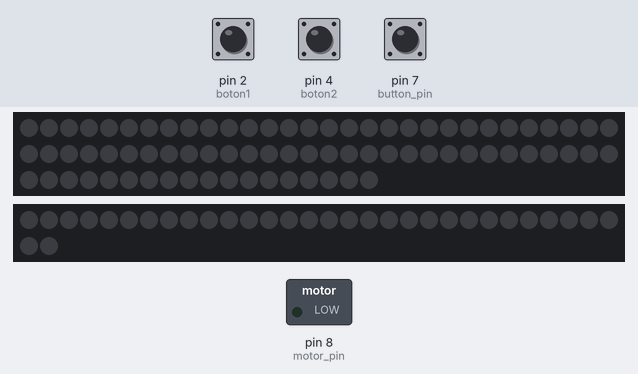
The sketch below on a simulated Arduino Uno, built with avr-gcc and run on an emulated ATmega328P. Parts: 78 RGB LEDs in strip order, left to right, continuing on the next row, 32 RGB LEDs in strip order, left to right, continuing on the next row, switched loads named in the sketch (green lamp = pin HIGH). Inputs (shaded band) come from the test bench; at power-on: pin 2 (boton1) HIGH, pin 4 (boton2) HIGH, pin 7 (button_pin) LOW. Dim RGB values are drawn brighter than linear; what the sketch prints to the serial monitor is not drawn.

Above: at 1.2 s.
1.3 s: pin 2 (boton1) pulled LOW for 0.15 s
At 1.66 s:
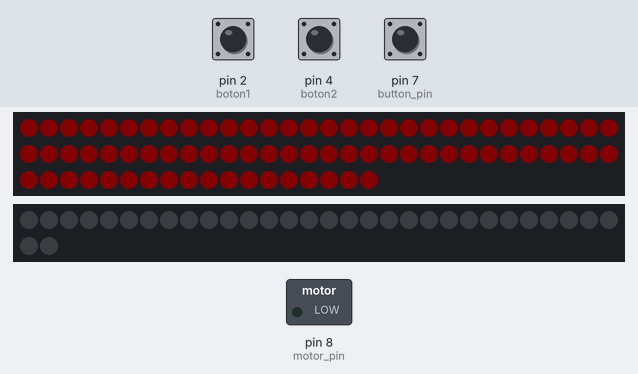
2.0 s: pin 4 (boton2) pulled LOW for 0.15 s
At 2.28 s:
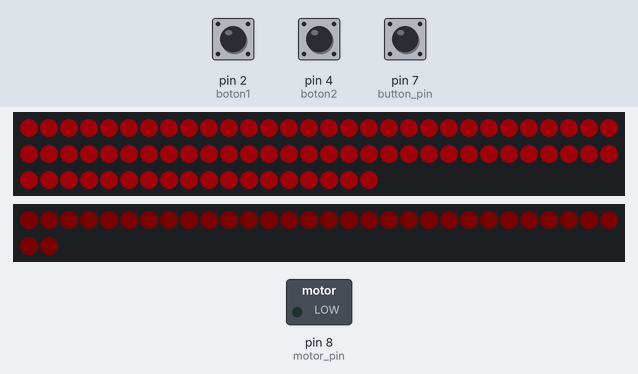
2.7 s: pin 2 (boton1) pulled LOW for 3.2 s
At 6.47 s:
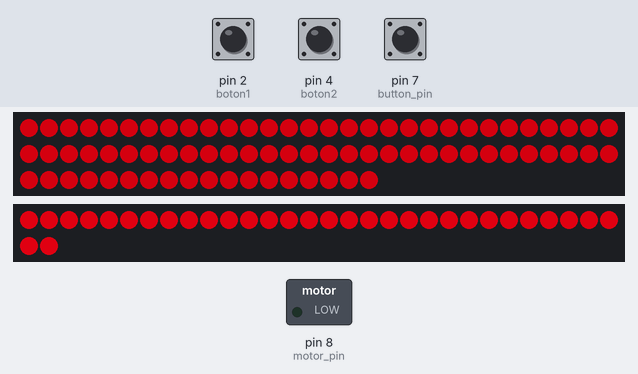
6.5 s: pin 7 (button_pin) pulled HIGH for 0.15 s
7.2 s: pin 7 (button_pin) pulled HIGH for 1 s
At 8.8 s:
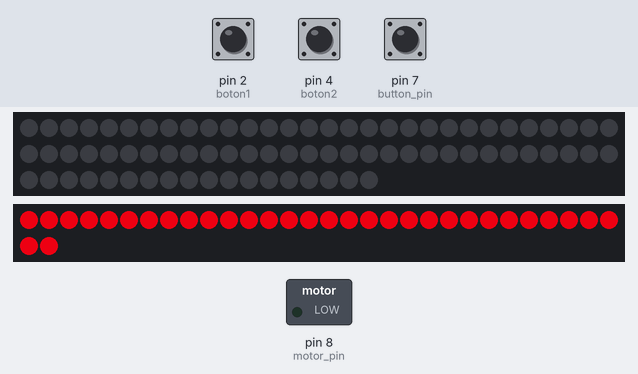
9.7 s: pin 4 (boton2) pulled LOW for 3.2 s
Timing chart, 0 to 12.7 s (numbered marks = the images above; inputs shaded):
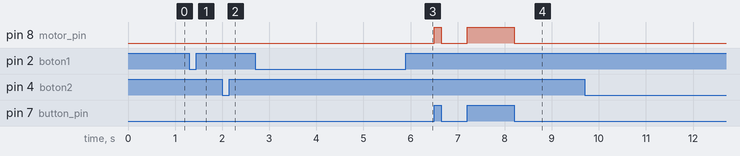

The sketch:

Nomia_Codigo.ino
```cpp
#include <Adafruit_NeoPixel.h>

// Pines de los WS2813
#define PIN_TORSO 9
#define PIN_CABEZA 10

// Cantidad de LEDs
#define NUM_LEDS_TORSO 78
#define NUM_LEDS_CABEZA 32

// Objetos NeoPixel
Adafruit_NeoPixel stripTorso(NUM_LEDS_TORSO, PIN_TORSO, NEO_GRB + NEO_KHZ800);
Adafruit_NeoPixel stripCabeza(NUM_LEDS_CABEZA, PIN_CABEZA, NEO_GRB + NEO_KHZ800);

// Color único para ambas tiras (modifica aquí el color deseado)
const int COLOR_R = 200;  // Rojo
const int COLOR_G = 0;  // Verde
const int COLOR_B = 15;   // Azul

// Botones
const int boton1 = 2; // Torso
const int boton2 = 4; // Cabeza
const int button_pin = 7;
const int motor_pin = 8;

unsigned long tiempoInicio1 = 0;
unsigned long tiempoInicio2 = 0;

unsigned long tiempoFade1 = 0;
unsigned long tiempoFade2 = 0;

bool estadoBoton1Actual = HIGH;
bool estadoBoton1Anterior = HIGH;
bool estadoBoton2Actual = HIGH;
bool estadoBoton2Anterior = HIGH;

int button_state;

unsigned long duracion1 = 0;
unsigned long duracion2 = 0;

enum EstadoTorso { APAGADO, ENCENDIENDO, CICLO, ESPECIAL, APAGANDO };
EstadoTorso estadoTorso = APAGADO;

enum EstadoCabeza { APAGADO_CABEZA, ENCENDIENDO_CABEZA, APAGANDO_CABEZA };
EstadoCabeza estadoCabeza = APAGADO_CABEZA;

int brilloLed1 = 0;
int brilloLed2 = 0;

const unsigned long debounceDelay = 50;
unsigned long ultimoCambioBoton1 = 0;
unsigned long ultimoCambioBoton2 = 0;

const unsigned long velocidadFadeEncendidoTorso = 100;
const unsigned long velocidadFadeEncendidoTorso2 = 10;
const unsigned long velocidadFadeApagadoTorso = 50;
const unsigned long velocidadFadeApagadoTorso2 = 50;
const int pasoFadeTorso = 5;
const unsigned long velocidadFadeEncendidoCabeza = 100;
const unsigned long velocidadFadeApagadoCabeza = 50;
const int pasoFadeCabeza = 5;

void setup() {
  stripTorso.begin();
  stripTorso.show();
  stripCabeza.begin();
  stripCabeza.show();

  pinMode(boton1, INPUT_PULLUP);
  pinMode(boton2, INPUT_PULLUP);
  pinMode(button_pin, INPUT);
  pinMode(motor_pin, OUTPUT);

  Serial.begin(9600);
}

void loop() {
  unsigned long ahora = millis();

  bool lecturaBoton1 = digitalRead(boton1);
  bool lecturaBoton2 = digitalRead(boton2);

  if (lecturaBoton1 != estadoBoton1Anterior) {
    ultimoCambioBoton1 = ahora;
  }
  if ((ahora - ultimoCambioBoton1) > debounceDelay) {
    if (lecturaBoton1 != estadoBoton1Actual) {
      estadoBoton1Actual = lecturaBoton1;
      if (estadoBoton1Actual == LOW) {
        tiempoInicio1 = ahora;
      } else {
        duracion1 = ahora - tiempoInicio1;
        procesarBoton1();
      }
    }
  }
  estadoBoton1Anterior = lecturaBoton1;

  if (lecturaBoton2 != estadoBoton2Anterior) {
    ultimoCambioBoton2 = ahora;
  }
  if ((ahora - ultimoCambioBoton2) > debounceDelay) {
    if (lecturaBoton2 != estadoBoton2Actual) {
      estadoBoton2Actual = lecturaBoton2;
      if (estadoBoton2Actual == LOW) {
        tiempoInicio2 = ahora;
      } else {
        duracion2 = ahora - tiempoInicio2;
        procesarBoton2();
      }
    }
  }
  estadoBoton2Anterior = lecturaBoton2;

  if (estadoBoton1Actual == LOW && estadoBoton2Actual == LOW) {
    estadoTorso = ESPECIAL;
  }

  actualizarTorso(ahora);
  actualizarCabeza(ahora);

  button_state = digitalRead(button_pin);  // read button state
  if(button_state == HIGH){           // if button is pushed
    digitalWrite(motor_pin,HIGH);     // turn motor on
    Serial.println("ON");
  }
  else{                               // if button is not pushed
    digitalWrite(motor_pin,LOW);     // turn motor off
    Serial.println("OFF");
  }
}

void procesarBoton1() {
  if (estadoBoton2Actual == LOW) return;

  if (duracion1 >= 2000) {
    estadoTorso = APAGANDO;
  } else if (estadoTorso == APAGADO) {
    estadoTorso = ENCENDIENDO;
  } else if (estadoTorso == ENCENDIENDO) {
    estadoTorso = CICLO;
  }
}

void procesarBoton2() {
  if (estadoBoton1Actual == LOW) return;

  if (duracion2 >= 2000) {
    estadoCabeza = APAGANDO_CABEZA;
  } else if (estadoCabeza == APAGADO_CABEZA) {
    estadoCabeza = ENCENDIENDO_CABEZA;
  }
}

void actualizarTorso(unsigned long ahora) {
  static int direccion = pasoFadeTorso;
  static bool subiendo = true;

  if (estadoTorso == APAGADO) {
    setColorTorso(0);
    brilloLed1 = 0;
  }

  if (estadoTorso == ENCENDIENDO) {
    if (ahora - tiempoFade1 >= velocidadFadeEncendidoTorso) {
      tiempoFade1 = ahora;
      brilloLed1 += pasoFadeTorso;
      if (brilloLed1 > 255) brilloLed1 = 255;
      setColorTorso(brilloLed1);
    }
  }

  if (estadoTorso == CICLO) {
    unsigned long velocidadActual = subiendo ? velocidadFadeEncendidoTorso : velocidadFadeApagadoTorso;
    if (ahora - tiempoFade1 >= velocidadActual) {
      tiempoFade1 = ahora;
      brilloLed1 += direccion;
      if (brilloLed1 >= 255) {
        brilloLed1 = 255;
        direccion = -pasoFadeTorso;
        subiendo = false;
      }
      if (brilloLed1 <= 0) {
        brilloLed1 = 0;
        direccion = pasoFadeTorso;
        subiendo = true;
        delay(200);
      }
      setColorTorso(brilloLed1);
    }
  }

  if (estadoTorso == ESPECIAL) {
    unsigned long velocidadActual = subiendo ? velocidadFadeEncendidoTorso2 : velocidadFadeApagadoTorso2;
    if (ahora - tiempoFade1 >= velocidadActual) {
      tiempoFade1 = ahora;
      brilloLed1 += direccion;
      if (brilloLed1 >= 255) {
        brilloLed1 = 255;
        direccion = -pasoFadeTorso;
        subiendo = false;
      }
      if (brilloLed1 <= 0) {
        brilloLed1 = 0;
        direccion = pasoFadeTorso;
        subiendo = true;
        delay(200);
      }
      setColorTorso(brilloLed1);
    }
  }

  if (estadoTorso == APAGANDO) {
    if (brilloLed1 > 0 && (ahora - tiempoFade1 >= velocidadFadeApagadoTorso)) {
      tiempoFade1 = ahora;
      brilloLed1 -= pasoFadeTorso;
      if (brilloLed1 < 0) brilloLed1 = 0;
      setColorTorso(brilloLed1);
    }
    if (brilloLed1 == 0) {
      estadoTorso = APAGADO;
    }
  }
}

void actualizarCabeza(unsigned long ahora) {
  static int direccion2 = pasoFadeCabeza;

  if (estadoCabeza == APAGADO_CABEZA) {
    setColorCabeza(0);
    brilloLed2 = 0;
  }

  if (estadoCabeza == ENCENDIENDO_CABEZA) {
    if (ahora - tiempoFade2 >= velocidadFadeEncendidoCabeza) {
      tiempoFade2 = ahora;
      brilloLed2 += direccion2;
      if (brilloLed2 > 255) brilloLed2 = 255;
      setColorCabeza(brilloLed2);
    }
  }

  if (estadoCabeza == APAGANDO_CABEZA) {
    if (brilloLed2 > 0 && (ahora - tiempoFade2 >= velocidadFadeApagadoCabeza)) {
      tiempoFade2 = ahora;
      brilloLed2 -= pasoFadeCabeza;
      if (brilloLed2 < 0) brilloLed2 = 0;
      setColorCabeza(brilloLed2);
    }
    if (brilloLed2 == 0) {
      estadoCabeza = APAGADO_CABEZA;
    }
  }

  button_state = digitalRead(button_pin);
  if (button_state == HIGH) {
    digitalWrite(motor_pin, HIGH);
    Serial.println("ON");
  } else {
    digitalWrite(motor_pin, LOW);
    Serial.println("OFF");
  }
}

void setColorTorso(int brightness) {
  uint32_t color = stripTorso.Color((COLOR_R * brightness) / 255, (COLOR_G * brightness) / 255, (COLOR_B * brightness) / 255);
  for (int i = 0; i < NUM_LEDS_TORSO; i++) {
    stripTorso.setPixelColor(i, color);
  }
  stripTorso.show();
}

void setColorCabeza(int brightness) {
  uint32_t color = stripCabeza.Color((COLOR_R * brightness) / 255, (COLOR_G * brightness) / 255, (COLOR_B * brightness) / 255);
  for (int i = 0; i < NUM_LEDS_CABEZA; i++) {
    stripCabeza.setPixelColor(i, color);
  }
  stripCabeza.show();
}
```

Measured:
- after the input at 1.3 s, the LEDs: first change after 0.21 s (image 1 shows a later state)
- after the input at 2.0 s, the LEDs: first differ from a run without the input after 0.23 s (image 2)
- after the input at 6.5 s, pin 8 (motor_pin): LOW → HIGH at once, → LOW 0.15 s later
- after the input at 7.2 s, pin 8 (motor_pin): LOW → HIGH at once, → LOW 1.0 s later
